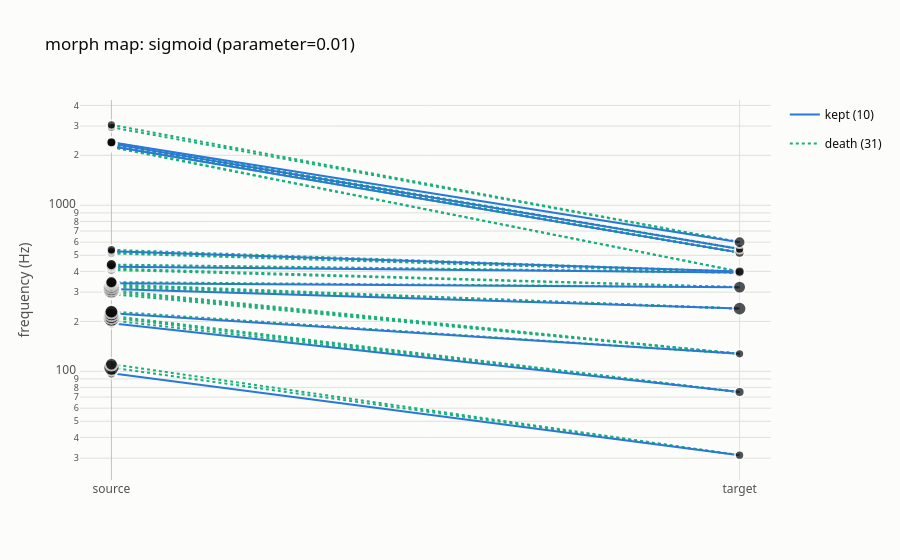

The notebook cell this image was saved under:
### Markdown cell above
The amplitude-weighted mean of the end points is 187.2 Hz at the low end and
393.3 Hz at the high end, either side of the conga frame's own 335.4 Hz.

## Sigmoid pairing

`"sigmoid"` bends the map with an S curve, which crowds the speech peaks onto
the middle conga peaks; `sigmoid_range` sets how steep the S is. The cell draws
the maps at both ends of its range.

### Code cell
lo, hi = asp.parameter_range(speech, conga, "sigmoid")
for sigmoid_range in (lo, hi):
    p = asp.pair(speech, conga, method="sigmoid", sigmoid_range=sigmoid_range)
    print(f"sigmoid_range={sigmoid_range:g}: speech peaks per conga peak {p.groupby('dst').size().tolist()}")
    asp.nb.show(asp.viz.plot_morph_map(p))
default = asp.pair(speech, conga, method="sigmoid").attrs["morph"]["parameter"]
print(f"default sigmoid_range={default:g}")

### Figure 1 — Plotly figure (JSON) as saved in the notebook; plotly's stock layout.template omitted (floating-point values rounded to 4 significant figures)
{"data": [{"hovertemplate": "row: 1<br>1 → 0<br>mass: 0.02439<br>amp: 0.005521 → 0<extra></extra>", "legendgroup": "death", "legendrank": 3, "line": {"color": "#1baf7a", "dash": "dot", "width": 2}, "mode": "lines", "name": "death (31)", "showlegend": true, "type": "scatter", "x": [0, 1], "y": [105.3, 31.25]}, {"hovertemplate": "row: 2<br>2 → 0<br>mass: 0.02439<br>amp: 0.002423 → 0<extra></extra>", "legendgroup": "death", "legendrank": 3, "line": {"color": "#1baf7a", "dash": "dot", "width": 2}, "mode": "lines", "name": "death (31)", "showlegend": false, "type": "scatter", "x": [0, 1], "y": [110.5, 31.25]}, {"hovertemplate": "row: 4<br>4 → 1<br>mass: 0.02439<br>amp: 0.003517 → 0<extra></extra>", "legendgroup": "death", "legendrank": 3, "line": {"color": "#1baf7a", "dash": "dot", "width": 2}, "mode": "lines", "name": "death (31)", "showlegend": false, "type": "scatter", "x": [0, 1], "y": [202.6, 75]}, {"hovertemplate": "row: 5<br>5 → 1<br>mass: 0.02439<br>amp: 0.007408 → 0<extra></extra>", "legendgroup": "death", "legendrank": 3, "line": {"color": "#1baf7a", "dash": "dot", "width": 2}, "mode": "lines", "name": "death (31)", "showlegend": false, "type": "scatter", "x": [0, 1], "y": [210.5, 75]}, {"hovertemplate": "row: 6<br>6 → 1<br>mass: 0.02439<br>amp: 0.005467 → 0<extra></extra>", "legendgroup": "death", "legendrank": 3, "line": {"color": "#1baf7a", "dash": "dot", "width": 2}, "mode": "lines", "name": "death (31)", "showlegend": false, "type": "scatter", "x": [0, 1], "y": [215.8, 75]}, {"hovertemplate": "row: 8<br>8 → 2<br>mass: 0.02439<br>amp: 0.003144 → 0<extra></extra>", "legendgroup": "death", "legendrank": 3, "line": {"color": "#1baf7a", "dash": "dot", "width": 2}, "mode": "lines", "name": "death (31)", "showlegend": false, "type": "scatter", "x": [0, 1], "y": [228.9, 127.5]}, {"hovertemplate": "row: 9<br>9 → 2<br>mass: 0.02439<br>amp: 0.001261 → 0<extra></extra>", "legendgroup": "death", "legendrank": 3, "line": {"color": "#1baf7a", "dash": "dot", "width": 2}, "mode": "lines", "name": "death (31)", "showlegend": false, "type": "scatter", "x": [0, 1], "y": [292.1, 127.5]}, {"hovertemplate": "row: 10<br>10 → 2<br>mass: 0.02439<br>amp: 0.003322 → 0<extra></extra>", "legendgroup": "death", "legendrank": 3, "line": {"color": "#1baf7a", "dash": "dot", "width": 2}, "mode": "lines", "name": "death (31)", "showlegend": false, "type": "scatter", "x": [0, 1], "y": [300, 127.5]}, {"hovertemplate": "row: 11<br>11 → 2<br>mass: 0.02439<br>amp: 0.007189 → 0<extra></extra>", "legendgroup": "death", "legendrank": 3, "line": {"color": "#1baf7a", "dash": "dot", "width": 2}, "mode": "lines", "name": "death (31)", "showlegend": false, "type": "scatter", "x": [0, 1], "y": [307.9, 127.5]}, {"hovertemplate": "row: 13<br>13 → 3<br>mass: 0.02439<br>amp: 0.007083 → 0<extra></extra>", "legendgroup": "death", "legendrank": 3, "line": {"color": "#1baf7a", "dash": "dot", "width": 2}, "mode": "lines", "name": "death (31)", "showlegend": false, "type": "scatter", "x": [0, 1], "y": [321.1, 238.8]}, {"hovertemplate": "row: 14<br>14 → 3<br>mass: 0.02439<br>amp: 0.005702 → 0<extra></extra>", "legendgroup": "death", "legendrank": 3, "line": {"color": "#1baf7a", "dash": "dot", "width": 2}, "mode": "lines", "name": "death (31)", "showlegend": false, "type": "scatter", "x": [0, 1], "y": [328.9, 238.8]}, {"hovertemplate": "row: 15<br>15 → 3<br>mass: 0.02439<br>amp: 0.003478 → 0<extra></extra>", "legendgroup": "death", "legendrank": 3, "line": {"color": "#1baf7a", "dash": "dot", "width": 2}, "mode": "lines", "name": "death (31)", "showlegend": false, "type": "scatter", "x": [0, 1], "y": [334.2, 238.8]}, {"hovertemplate": "row: 17<br>17 → 4<br>mass: 0.02439<br>amp: 0.001954 → 0<extra></extra>", "legendgroup": "death", "legendrank": 3, "line": {"color": "#1baf7a", "dash": "dot", "width": 2}, "mode": "lines", "name": "death (31)", "showlegend": false, "type": "scatter", "x": [0, 1], "y": [344.7, 321.2]}, {"hovertemplate": "row: 18<br>18 → 4<br>mass: 0.02439<br>amp: 0.001222 → 0<extra></extra>", "legendgroup": "death", "legendrank": 3, "line": {"color": "#1baf7a", "dash": "dot", "width": 2}, "mode": "lines", "name": "death (31)", "showlegend": false, "type": "scatter", "x": [0, 1], "y": [407.9, 321.2]}, {"hovertemplate": "row: 19<br>19 → 4<br>mass: 0.02439<br>amp: 0.001716 → 0<extra></extra>", "legendgroup": "death", "legendrank": 3, "line": {"color": "#1baf7a", "dash": "dot", "width": 2}, "mode": "lines", "name": "death (31)", "showlegend": false, "type": "scatter", "x": [0, 1], "y": [415.8, 321.2]}, {"hovertemplate": "row: 21<br>21 → 5<br>mass: 0.02439<br>amp: 0.001848 → 0<extra></extra>", "legendgroup": "death", "legendrank": 3, "line": {"color": "#1baf7a", "dash": "dot", "width": 2}, "mode": "lines", "name": "death (31)", "showlegend": false, "type": "scatter", "x": [0, 1], "y": [434.2, 393.8]}, {"hovertemplate": "row: 22<br>22 → 5<br>mass: 0.02439<br>amp: 0.001371 → 0<extra></extra>", "legendgroup": "death", "legendrank": 3, "line": {"color": "#1baf7a", "dash": "dot", "width": 2}, "mode": "lines", "name": "death (31)", "showlegend": false, "type": "scatter", "x": [0, 1], "y": [439.5, 393.8]}, {"hovertemplate": "row: 23<br>23 → 5<br>mass: 0.02439<br>amp: 0.0007603 → 0<extra></extra>", "legendgroup": "death", "legendrank": 3, "line": {"color": "#1baf7a", "dash": "dot", "width": 2}, "mode": "lines", "name": "death (31)", "showlegend": false, "type": "scatter", "x": [0, 1], "y": [513.2, 393.8]}, {"hovertemplate": "row: 24<br>24 → 5<br>mass: 0.02439<br>amp: 0.0006279 → 0<extra></extra>", "legendgroup": "death", "legendrank": 3, "line": {"color": "#1baf7a", "dash": "dot", "width": 2}, "mode": "lines", "name": "death (31)", "showlegend": false, "type": "scatter", "x": [0, 1], "y": [518.4, 393.8]}, {"hovertemplate": "row: 26<br>26 → 6<br>mass: 0.02439<br>amp: 0.0006008 → 0<extra></extra>", "legendgroup": "death", "legendrank": 3, "line": {"color": "#1baf7a", "dash": "dot", "width": 2}, "mode": "lines", "name": "death (31)", "showlegend": false, "type": "scatter", "x": [0, 1], "y": [539.5, 398.8]}, {"hovertemplate": "row: 27<br>27 → 6<br>mass: 0.02439<br>amp: 0.0005227 → 0<extra></extra>", "legendgroup": "death", "legendrank": 3, "line": {"color": "#1baf7a", "dash": "dot", "width": 2}, "mode": "lines", "name": "death (31)", "showlegend": false, "type": "scatter", "x": [0, 1], "y": [2239.0, 398.8]}, {"hovertemplate": "row: 28<br>28 → 6<br>mass: 0.02439<br>amp: 0.0006431 → 0<extra></extra>", "legendgroup": "death", "legendrank": 3, "line": {"color": "#1baf7a", "dash": "dot", "width": 2}, "mode": "lines", "name": "death (31)", "showlegend": false, "type": "scatter", "x": [0, 1], "y": [2258.0, 398.8]}, {"hovertemplate": "row: 30<br>30 → 7<br>mass: 0.02439<br>amp: 0.0007216 → 0<extra></extra>", "legendgroup": "death", "legendrank": 3, "line": {"color": "#1baf7a", "dash": "dot", "width": 2}, "mode": "lines", "name": "death (31)", "showlegend": false, "type": "scatter", "x": [0, 1], "y": [2279.0, 518.8]}, {"hovertemplate": "row: 31<br>31 → 7<br>mass: 0.02439<br>amp: 0.0007252 → 0<extra></extra>", "legendgroup": "death", "legendrank": 3, "line": {"color": "#1baf7a", "dash": "dot", "width": 2}, "mode": "lines", "name": "death (31)", "showlegend": false, "type": "scatter", "x": [0, 1], "y": [2313.0, 518.8]}, {"hovertemplate": "row: 32<br>32 → 7<br>mass: 0.02439<br>amp: 0.0008114 → 0<extra></extra>", "legendgroup": "death", "legendrank": 3, "line": {"color": "#1baf7a", "dash": "dot", "width": 2}, "mode": "lines", "name": "death (31)", "showlegend": false, "type": "scatter", "x": [0, 1], "y": [2324.0, 518.8]}, {"hovertemplate": "row: 33<br>33 → 7<br>mass: 0.02439<br>amp: 0.001073 → 0<extra></extra>", "legendgroup": "death", "legendrank": 3, "line": {"color": "#1baf7a", "dash": "dot", "width": 2}, "mode": "lines", "name": "death (31)", "showlegend": false, "type": "scatter", "x": [0, 1], "y": [2332.0, 518.8]}, {"hovertemplate": "row: 35<br>35 → 8<br>mass: 0.02439<br>amp: 0.00109 → 0<extra></extra>", "legendgroup": "death", "legendrank": 3, "line": {"color": "#1baf7a", "dash": "dot", "width": 2}, "mode": "lines", "name": "death (31)", "showlegend": false, "type": "scatter", "x": [0, 1], "y": [2361.0, 546.2]}, {"hovertemplate": "row: 36<br>36 → 8<br>mass: 0.02439<br>amp: 0.000773 → 0<extra></extra>", "legendgroup": "death", "legendrank": 3, "line": {"color": "#1baf7a", "dash": "dot", "width": 2}, "mode": "lines", "name": "death (31)", "showlegend": false, "type": "scatter", "x": [0, 1], "y": [2382.0, 546.2]}, {"hovertemplate": "row: 37<br>37 → 8<br>mass: 0.02439<br>amp: 0.0006453 → 0<extra></extra>", "legendgroup": "death", "legendrank": 3, "line": {"color": "#1baf7a", "dash": "dot", "width": 2}, "mode": "lines", "name": "death (31)", "showlegend": false, "type": "scatter", "x": [0, 1], "y": [2392.0, 546.2]}, {"hovertemplate": "row: 39<br>39 → 9<br>mass: 0.02439<br>amp: 0.0005222 → 0<extra></extra>", "legendgroup": "death", "legendrank": 3, "line": {"color": "#1baf7a", "dash": "dot", "width": 2}, "mode": "lines", "name": "death (31)", "showlegend": false, "type": "scatter", "x": [0, 1], "y": [2953.0, 600]}, {"hovertemplate": "row: 40<br>40 → 9<br>mass: 0.02439<br>amp: 0.0005532 → 0<extra></extra>", "legendgroup": "death", "legendrank": 3, "line": {"color": "#1baf7a", "dash": "dot", "width": 2}, "mode": "lines", "name": "death (31)", "showlegend": false, "type": "scatter", "x": [0, 1], "y": [3055.0, 600]}, {"hovertemplate": "row: 0<br>0 → 0<br>mass: 0.02439<br>amp: 0.0009648 → 0.0005687<extra></extra>", "legendgroup": "kept", "legendrank": 1, "line": {"color": "#2a78d6", "dash": "solid", "width": 2}, "mode": "lines", "name": "kept (10)", "showlegend": true, "type": "scatter", "x": [0, 1], "y": [97.37, 31.25]}, {"hovertemplate": "row: 3<br>3 → 1<br>mass: 0.02439<br>amp: 0.001351 → 0.0008704<extra></extra>", "legendgroup": "kept", "legendrank": 1, "line": {"color": "#2a78d6", "dash": "solid", "width": 2}, "mode": "lines", "name": "kept (10)", "showlegend": false, "type": "scatter", "x": [0, 1], "y": [194.7, 75]}, {"hovertemplate": "row: 7<br>7 → 2<br>mass: 0.02439<br>amp: 0.004954 → 0.0005404<extra></extra>", "legendgroup": "kept", "legendrank": 1, "line": {"color": "#2a78d6", "dash": "solid", "width": 2}, "mode": "lines", "name": "kept (10)", "showlegend": false, "type": "scatter", "x": [0, 1], "y": [223.7, 127.5]}, {"hovertemplate": "row: 12<br>12 → 3<br>mass: 0.02439<br>amp: 0.007562 → 0.003074<extra></extra>", "legendgroup": "kept", "legendrank": 1, "line": {"color": "#2a78d6", "dash": "solid", "width": 2}, "mode": "lines", "name": "kept (10)", "showlegend": false, "type": "scatter", "x": [0, 1], "y": [313.2, 238.8]}, {"hovertemplate": "row: 16<br>16 → 4<br>mass: 0.02439<br>amp: 0.002441 → 0.002468<extra></extra>", "legendgroup": "kept", "legendrank": 1, "line": {"color": "#2a78d6", "dash": "solid", "width": 2}, "mode": "lines", "name": "kept (10)", "showlegend": false, "type": "scatter", "x": [0, 1], "y": [339.5, 321.2]}, {"hovertemplate": "row: 20<br>20 → 5<br>mass: 0.02439<br>amp: 0.001468 → 0.000865<extra></extra>", "legendgroup": "kept", "legendrank": 1, "line": {"color": "#2a78d6", "dash": "solid", "width": 2}, "mode": "lines", "name": "kept (10)", "showlegend": false, "type": "scatter", "x": [0, 1], "y": [426.3, 393.8]}, {"hovertemplate": "row: 25<br>25 → 6<br>mass: 0.02439<br>amp: 0.0005749 → 0.0009237<extra></extra>", "legendgroup": "kept", "legendrank": 1, "line": {"color": "#2a78d6", "dash": "solid", "width": 2}, "mode": "lines", "name": "kept (10)", "showlegend": false, "type": "scatter", "x": [0, 1], "y": [528.9, 398.8]}, {"hovertemplate": "row: 29<br>29 → 7<br>mass: 0.02439<br>amp: 0.0006238 → 0.0008488<extra></extra>", "legendgroup": "kept", "legendrank": 1, "line": {"color": "#2a78d6", "dash": "solid", "width": 2}, "mode": "lines", "name": "kept (10)", "showlegend": false, "type": "scatter", "x": [0, 1], "y": [2266.0, 518.8]}, {"hovertemplate": "row: 34<br>34 → 8<br>mass: 0.02439<br>amp: 0.0007516 → 0.0005669<extra></extra>", "legendgroup": "kept", "legendrank": 1, "line": {"color": "#2a78d6", "dash": "solid", "width": 2}, "mode": "lines", "name": "kept (10)", "showlegend": false, "type": "scatter", "x": [0, 1], "y": [2345.0, 546.2]}, {"hovertemplate": "row: 38<br>38 → 9<br>mass: 0.02439<br>amp: 0.0008912 → 0.001739<extra></extra>", "legendgroup": "kept", "legendrank": 1, "line": {"color": "#2a78d6", "dash": "solid", "width": 2}, "mode": "lines", "name": "kept (10)", "showlegend": false, "type": "scatter", "x": [0, 1], "y": [2397.0, 600]}, {"hovertemplate": "%{text}<extra></extra>", "marker": {"color": "#0b0b0b", "line": {"color": "#fcfcfb", "width": 2}, "size": [10.29, 16.25, 12.79, 11.07, 14.18, 17.88, 16.2, 15.71, 13.74, 10.9, 13.95, 17.7, 18, 17.61, 16.42, 14.14, 12.82, 12.1, 10.82, 11.72, 11.29, 11.93, 11.11, 9.805, 9.458, 9.309, 9.382, 9.155, 9.5, 9.447, 9.707, 9.716, 9.931, 10.52, 9.783, 10.56, 9.837, 9.505, 10.12, 9.154, 9.246]}, "mode": "markers", "name": "source", "showlegend": false, "text": ["partial: 0<br>frequency: 97.37 Hz<br>pitch: G2 -11 c<br>amplitude: -60.3 dB", "partial: 1<br>frequency: 105.26 Hz<br>pitch: G♯2 +24 c<br>amplitude: -45.2 dB", "partial: 2<br>frequency: 110.53 Hz<br>pitch: A2 +8 c<br>amplitude: -52.3 dB", "partial: 3<br>frequency: 194.74 Hz<br>pitch: G3 -11 c<br>amplitude: -57.4 dB", "partial: 4<br>frequency: 202.63 Hz<br>pitch: G♯3 -42 c<br>amplitude: -49.1 dB", "partial: 5<br>frequency: 210.53 Hz<br>pitch: G♯3 +24 c<br>amplitude: -42.6 dB", "partial: 6<br>frequency: 215.79 Hz<br>pitch: A3 -33 c<br>amplitude: -45.2 dB", "partial: 7<br>frequency: 223.68 Hz<br>pitch: A3 +29 c<br>amplitude: -46.1 dB", "partial: 8<br>frequency: 228.95 Hz<br>pitch: A♯3 -31 c<br>amplitude: -50.0 dB", "partial: 9<br>frequency: 292.11 Hz<br>pitch: D4 -9 c<br>amplitude: -58.0 dB", "partial: 10<br>frequency: 300.00 Hz<br>pitch: D4 +37 c<br>amplitude: -49.6 dB", "partial: 11<br>frequency: 307.89 Hz<br>pitch: D♯4 -18 c<br>amplitude: -42.9 dB", "partial: 12<br>frequency: 313.16 Hz<br>pitch: D♯4 +11 c<br>amplitude: -42.4 dB", "partial: 13<br>frequency: 321.05 Hz<br>pitch: E4 -46 c<br>amplitude: -43.0 dB", "partial: 14<br>frequency: 328.95 Hz<br>pitch: E4 -4 c<br>amplitude: -44.9 dB", "partial: 15<br>frequency: 334.21 Hz<br>pitch: E4 +24 c<br>amplitude: -49.2 dB", "partial: 16<br>frequency: 339.47 Hz<br>pitch: F4 -49 c<br>amplitude: -52.2 dB", "partial: 17<br>frequency: 344.74 Hz<br>pitch: F4 -22 c<br>amplitude: -54.2 dB", "partial: 18<br>frequency: 407.89 Hz<br>pitch: G♯4 -31 c<br>amplitude: -58.3 dB", "partial: 19<br>frequency: 415.79 Hz<br>pitch: G♯4 +2 c<br>amplitude: -55.3 dB", "partial: 20<br>frequency: 426.32 Hz<br>pitch: G♯4 +45 c<br>amplitude: -56.7 dB", "partial: 21<br>frequency: 434.21 Hz<br>pitch: A4 -23 c<br>amplitude: -54.7 dB", "partial: 22<br>frequency: 439.47 Hz<br>pitch: A4 -2 c<br>amplitude: -57.3 dB", "partial: 23<br>frequency: 513.16 Hz<br>pitch: C5 -34 c<br>amplitude: -62.4 dB", "partial: 24<br>frequency: 518.42 Hz<br>pitch: C5 -16 c<br>amplitude: -64.0 dB", "partial: 25<br>frequency: 528.95 Hz<br>pitch: C5 +19 c<br>amplitude: -64.8 dB", "partial: 26<br>frequency: 539.47 Hz<br>pitch: C♯5 -47 c<br>amplitude: -64.4 dB", "partial: 27<br>frequency: 2239.47 Hz<br>pitch: C♯7 +17 c<br>amplitude: -65.6 dB", "partial: 28<br>frequency: 2257.89 Hz<br>pitch: C♯7 +31 c<br>amplitude: -63.8 dB", "partial: 29<br>frequency: 2265.79 Hz<br>pitch: C♯7 +37 c<br>amplitude: -64.1 dB", "partial: 30<br>frequency: 2278.95 Hz<br>pitch: C♯7 +47 c<br>amplitude: -62.8 dB", "partial: 31<br>frequency: 2313.16 Hz<br>pitch: D7 -27 c<br>amplitude: -62.8 dB", "partial: 32<br>frequency: 2323.68 Hz<br>pitch: D7 -19 c<br>amplitude: -61.8 dB", "partial: 33<br>frequency: 2331.58 Hz<br>pitch: D7 -13 c<br>amplitude: -59.4 dB", "partial: 34<br>frequency: 2344.74 Hz<br>pitch: D7 -3 c<br>amplitude: -62.5 dB", "partial: 35<br>frequency: 2360.53 Hz<br>pitch: D7 +8 c<br>amplitude: -59.3 dB", "partial: 36<br>frequency: 2381.58 Hz<br>pitch: D7 +24 c<br>amplitude: -62.2 dB", "partial: 37<br>frequency: 2392.11 Hz<br>pitch: D7 +31 c<br>amplitude: -63.8 dB", "partial: 38<br>frequency: 2397.37 Hz<br>pitch: D7 +35 c<br>amplitude: -61.0 dB", "partial: 39<br>frequency: 2952.63 Hz<br>pitch: F♯7 -4 c<br>amplitude: -65.6 dB", "partial: 40<br>frequency: 3055.26 Hz<br>pitch: G7 -45 c<br>amplitude: -65.1 dB"], "type": "scatter", "x": [0, 0, 0, 0, 0, 0, 0, 0, 0, 0, 0, 0, 0, 0, 0, 0, 0, 0, 0, 0, 0, 0, 0, 0, 0, 0, 0, 0, 0, 0, 0, 0, 0, 0, 0, 0, 0, 0, 0, 0, 0], "y": [97.37, 105.3, 110.5, 194.7, 202.6, 210.5, 215.8, 223.7, 228.9, 292.1, 300, 307.9, 313.2, 321.1, 328.9, 334.2, 339.5, 344.7, 407.9, 415.8, 426.3, 434.2, 439.5, 513.2, 518.4, 528.9, 539.5, 2239.0, 2258.0, 2266.0, 2279.0, 2313.0, 2324.0, 2332.0, 2345.0, 2361.0, 2382.0, 2392.0, 2397.0, 2953.0, 3055.0]}, {"hovertemplate": "%{text}<extra></extra>", "marker": {"color": "#0b0b0b", "line": {"color": "#fcfcfb", "width": 2}, "size": [9.291, 10.07, 9.208, 13.65, 12.86, 10.06, 10.19, 10.02, 9.286, 11.75]}, "mode": "markers", "name": "target", "showlegend": false, "text": ["partial: 0<br>frequency: 31.25 Hz<br>pitch: B0 +21 c<br>amplitude: -64.9 dB", "partial: 1<br>frequency: 75.00 Hz<br>pitch: D2 +37 c<br>amplitude: -61.2 dB", "partial: 2<br>frequency: 127.50 Hz<br>pitch: C3 -44 c<br>amplitude: -65.3 dB", "partial: 3<br>frequency: 238.75 Hz<br>pitch: A♯3 +42 c<br>amplitude: -50.2 dB", "partial: 4<br>frequency: 321.25 Hz<br>pitch: E4 -45 c<br>amplitude: -52.2 dB", "partial: 5<br>frequency: 393.75 Hz<br>pitch: G4 +8 c<br>amplitude: -61.3 dB", "partial: 6<br>frequency: 398.75 Hz<br>pitch: G4 +30 c<br>amplitude: -60.7 dB", "partial: 7<br>frequency: 518.75 Hz<br>pitch: C5 -15 c<br>amplitude: -61.4 dB", "partial: 8<br>frequency: 546.25 Hz<br>pitch: C♯5 -26 c<br>amplitude: -64.9 dB", "partial: 9<br>frequency: 600.00 Hz<br>pitch: D5 +37 c<br>amplitude: -55.2 dB"], "type": "scatter", "x": [1, 1, 1, 1, 1, 1, 1, 1, 1, 1], "y": [31.25, 75, 127.5, 238.8, 321.2, 393.8, 398.8, 518.8, 546.2, 600]}], "layout": {"legend": {"font": {"color": "#0b0b0b"}}, "showlegend": true, "title": {"font": {"color": "#0b0b0b"}, "text": "morph map: sigmoid (parameter=0.01)"}, "xaxis": {"range": [-0.05, 1.05], "tickmode": "array", "ticktext": ["source", "target"], "tickvals": [0, 1], "title": {"text": ""}}, "yaxis": {"title": {"text": "frequency (Hz)"}, "type": "log"}}}
